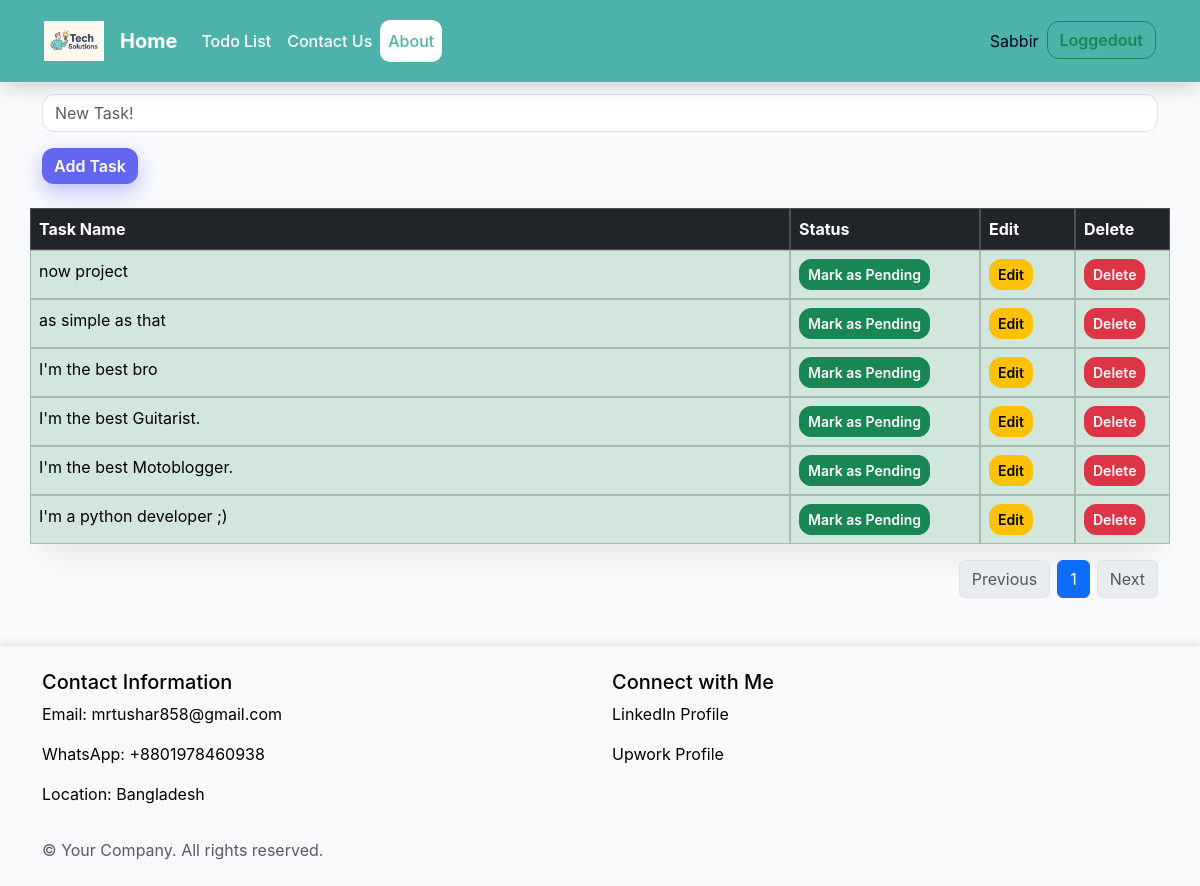
The app's page /todolist/ (signed in), older data.
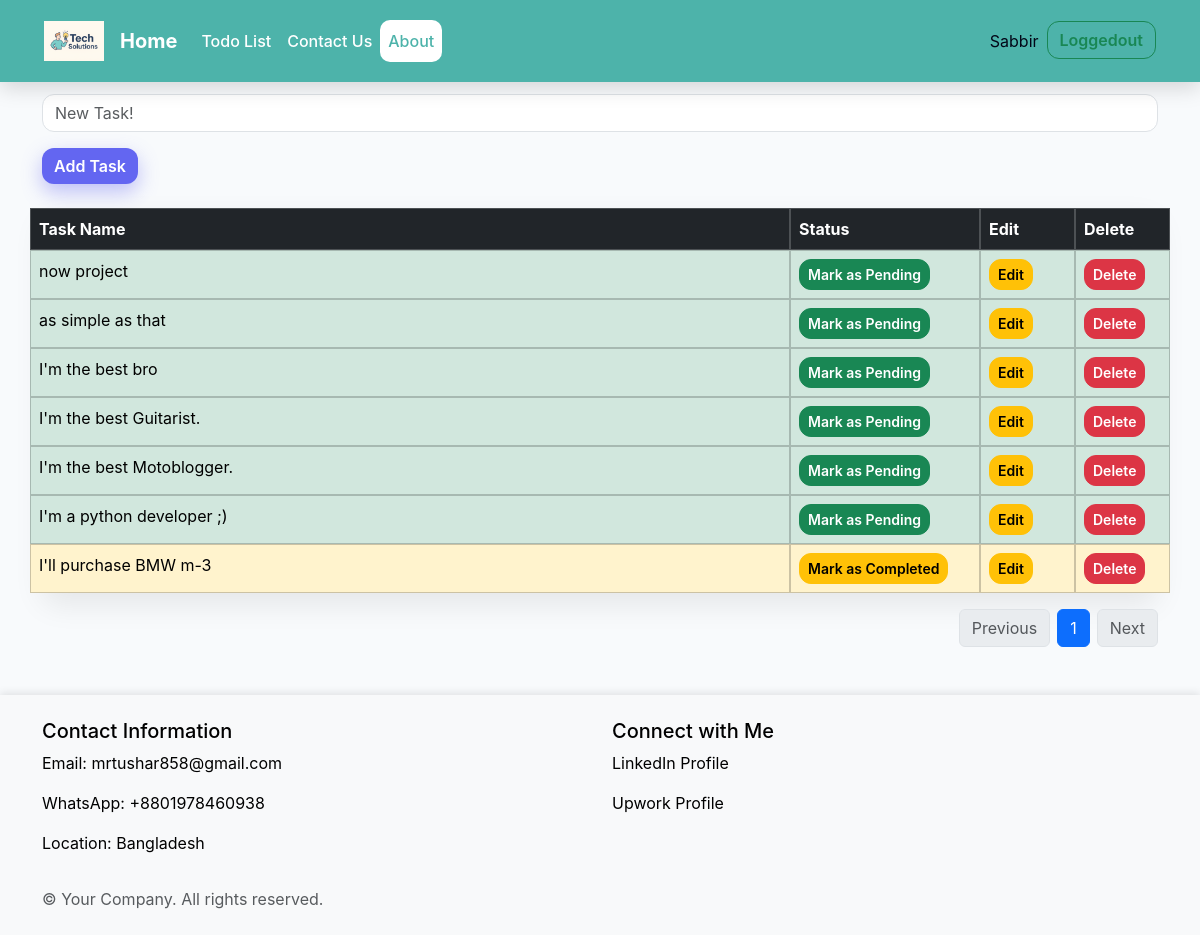
The same page, newer data.
### Todolist/models.py (models this page shows, shortened)
class Task(models.Model):
    owner = models.ForeignKey(User, on_delete=models.CASCADE, default=None)
    task = models.CharField(max_length=200)
    is_completed = models.BooleanField(default=False)

### Todolist/views.py (the view, shortened to what this page needs)
# urls.py: path('', include("Todolist.urls")),
@login_required
def Todolist(request):
    all_tasks = Task.objects.filter(owner=request.user)
    paginator = Paginator(all_tasks, 10)
    page = request.GET.get('page')
    all_tasks = paginator.get_page(page)
    context = {
        'page': 'Todolist page',
        'all_tasks': all_tasks
    }
    return render(request, "Todolist.html", context)

### Todolist/templates/Todolist.html (shortened to what this page needs)
{% extends "base.html" %}
{% block content %}
<div class="container">
    <br>
    <form method="POST">
        <div class="mb-3">
            <input type="text" class="form-control" name="task" placeholder="New Task!">
        </div>
        <button type="submit" class="btn btn-primary">Add Task</button>
    </form>
    <br>
    <table class="table table-bordered">
        <thead class="table-dark">
            <tr class="row">
                <th class="col-8" scope="col">Task Name</th>
                <th class="col-2" scope="col">Status</th>
                <th class="col-1" scope="col">Edit</th>
                <th class="col-1" scope="col">Delete</th>
            </tr>
        </thead>
        <tbody>
            {% for task in all_tasks %}
            {%if task.is_completed %}
            <tr class="table-success row">
                <td class="col-8">{{task.task}}</td>
                <td class="col-2"><a href="{% url 'pending_task' task.id %}" class="btn btn-success btn-sm">Mark as
                        Pending</a></td>
                <td class="col-1"><a href="{% url 'edit_task' task.id %}" class="btn btn-warning btn-sm">Edit</a></td>
                <td class="col-1"><a href="{% url 'delete_task' task.id %}" class="btn btn-danger btn-sm">Delete</a>
                </td>
            </tr>
            {%else%}
            <tr class="table-warning row">
                <td class="col-8">{{task.task}}</td>
                <td class="col-2"><a href="{% url 'complete_task' task.id %}" class="btn btn-warning btn-sm">Mark as
                        Completed</a></td>
                <td class="col-1"><a href="{% url 'edit_task' task.id %}" class="btn btn-warning btn-sm">Edit</a></td>
                <td class="col-1"><a href="{% url 'delete_task' task.id %}" class="btn btn-danger btn-sm">Delete</a>
                </td>
            </tr>
            {% endif %}
            {% endfor %}
        </tbody>
    </table>
    <nav aria-label="Page navigation">
        <ul class="pagination justify-content-end gap-2">
            {% if all_tasks.has_previous %}
            <li class="page-item">
                <a class="page-link rounded" href="?page={{ all_tasks.previous_page_number }}">Previous</a>
            </li>
            {% else %}
            <li class="page-item disabled">
                <span class="page-link rounded">Previous</span>
            </li>
            {% endif %}
            {% for num in all_tasks.paginator.page_range %}
            {% if num == all_tasks.number %}
            <li class="page-item active">
                <span class="page-link rounded">{{ num }}</span>
            </li>
            {% else %}
            <li class="page-item">
                <a class="page-link rounded" href="?page={{ num }}">{{ num }}</a>
            </li>
            {% endif %}
            {% endfor %}
            {% if all_tasks.has_next %}
            <li class="page-item">
                <a class="page-link rounded" href="?page={{ all_tasks.next_page_number }}">Next</a>
            </li>
            {% else %}
            <li class="page-item disabled">
                <span class="page-link rounded">Next</span>
            </li>
            {% endif %}
        </ul>
    </nav>
</div>
{% endblock content %}

Row changes from the older to the newer data that the page shows:
added Task: task "I'll purchase BMW m-3"
